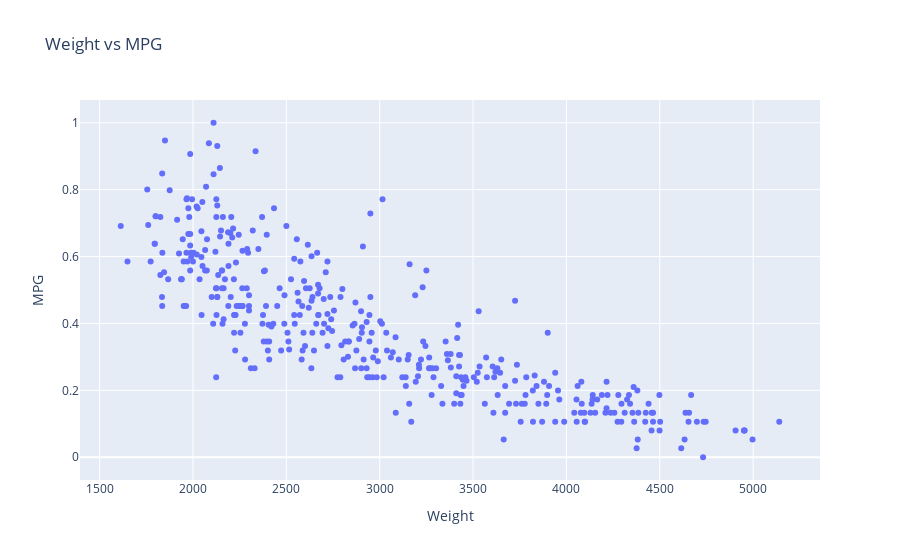

Source (notebook cell):
### Code cell
# Install dependency: pip3 install plotly --user
# Create an interactive plot using plotly

import plotly.express as px

fig = px.scatter(data, x='Weight', y='MPG', title='Weight vs MPG')
fig.show()

# Save as an HTML file

fig.write_html('interactive_plot.html')

### Figure 1 — Plotly figure (JSON) as saved in the notebook; plotly's stock layout.template omitted (floating-point values rounded to 4 significant figures; data arrays with more than 128 entries replaced by an {"elided": "..."} marker saying what was removed)
{"data": [{"hovertemplate": "Weight=%{x}<br>MPG=%{y}<extra></extra>", "legendgroup": "", "marker": {"color": "#636efa", "symbol": "circle"}, "mode": "markers", "name": "", "orientation": "v", "showlegend": false, "type": "scatter", "x": {"elided": "398 int values"}, "xaxis": "x", "y": {"elided": "398 float values"}, "yaxis": "y"}], "layout": {"legend": {"tracegroupgap": 0}, "title": {"text": "Weight vs MPG"}, "xaxis": {"anchor": "y", "domain": [0, 1], "title": {"text": "Weight"}}, "yaxis": {"anchor": "x", "domain": [0, 1], "title": {"text": "MPG"}}}}
